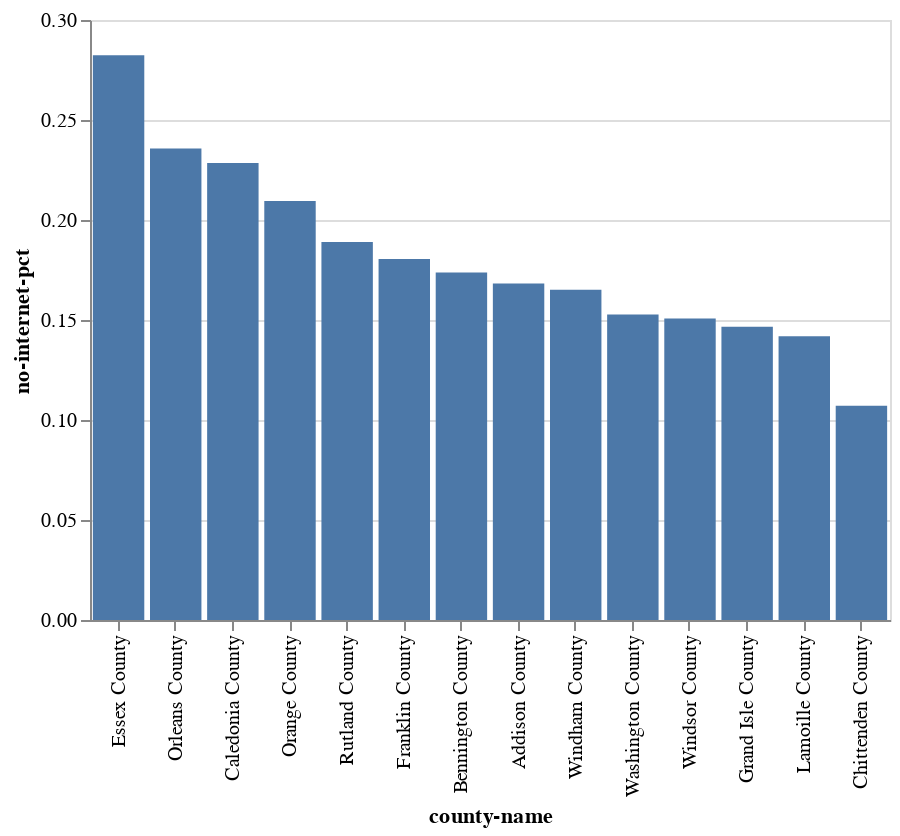

The code cell stored with this chart in its notebook:
### Markdown cell above
What if we wanted to reverse the sort so it goes from high to low?

### Code cell
alt.Chart(rural_internet).mark_bar().encode(
    x=alt.X("county-name", sort="-y"),
    y="no-internet-pct"
).properties(
    width=400
)

### Figure 1 — Vega-Lite specification as saved in the notebook (floating-point values rounded to 4 significant figures)
{"config": {"view": {"continuousWidth": 400, "continuousHeight": 300}}, "data": {"name": "data-39ba347e0996aeb75731796f8b7099c3"}, "mark": "bar", "encoding": {"x": {"type": "nominal", "field": "county-name", "sort": "-y"}, "y": {"type": "quantitative", "field": "no-internet-pct"}}, "width": 400, "$schema": "https://vega.github.io/schema/vega-lite/v4.0.2.json", "datasets": {"data-39ba347e0996aeb75731796f8b7099c3": [{"county-name": "Addison County", "no-internet-pct": 0.1682, "rural-pct": 0.784}, {"county-name": "Bennington County", "no-internet-pct": 0.1738, "rural-pct": 0.645}, {"county-name": "Caledonia County", "no-internet-pct": 0.2285, "rural-pct": 0.744}, {"county-name": "Chittenden County", "no-internet-pct": 0.1071, "rural-pct": 0.26}, {"county-name": "Essex County", "no-internet-pct": 0.2824, "rural-pct": 1.0}, {"county-name": "Franklin County", "no-internet-pct": 0.1805, "rural-pct": 0.717}, {"county-name": "Grand Isle County", "no-internet-pct": 0.1467, "rural-pct": 1.0}, {"county-name": "Lamoille County", "no-internet-pct": 0.1418, "rural-pct": 1.0}, {"county-name": "Orange County", "no-internet-pct": 0.2095, "rural-pct": 0.972}, {"county-name": "Orleans County", "no-internet-pct": 0.2358, "rural-pct": 0.853}, {"county-name": "Rutland County", "no-internet-pct": 0.189, "rural-pct": 0.61}, {"county-name": "Washington County", "no-internet-pct": 0.1528, "rural-pct": 0.528}, {"county-name": "Windham County", "no-internet-pct": 0.1652, "rural-pct": 0.682}, {"county-name": "Windsor County", "no-internet-pct": 0.1508, "rural-pct": 0.756}]}}
